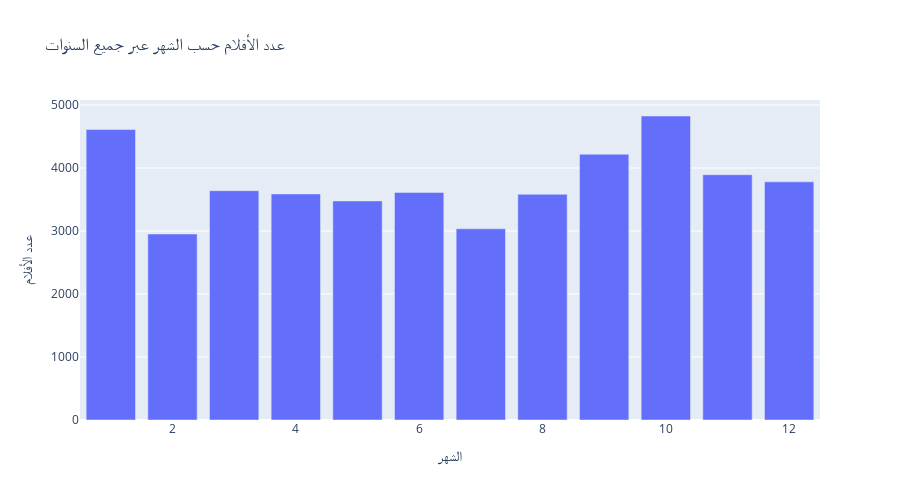

This figure's notebook cell:
### Markdown cell above
### شرح  لعدد الأفلام حسب الأشهر

- **شهر 1 (يناير)** هو الشهر اللي فيه  عدد أفلام (4611)، وهذا غالبًا بسبب **احتفالات رأس السنة** وزيادة الإنتاج والعروض الجديدة في بداية السنة.

- **شهر 2 (فبراير)** شهد انخفاض كبير  مقارنة بشهر يناير.

- من **شهر 3 إلى شهر 9**، الأعداد تتراوح بين 3000 و 4200 مع تقلبات متوسطة في الإنتاج.

- في **شهر 10 (أكتوبر)**
 عدد الأفلام وصل لذروته الثانية (4825)، وهذا  يفسر بزيادة الأفلام المرتبطة بـ**احتفالات الهالوين** 
- في الأشهر الأخيرة (11 و12)  معدل متوسط الى عالي لاقتراب الميلاد وراس سنة .

نتيجة شهر 1 و10 ذروة الافلام .

### Code cell
monthly_counts = english_movies.groupby('release_month').size().reset_index(name='movie_count')
monthly_counts = monthly_counts.sort_values('release_month').reset_index(drop=True)

fig = px.bar(monthly_counts, x='release_month', y='movie_count',
             labels={'release_month': 'الشهر', 'movie_count': 'عدد الأفلام'},
             title='عدد الأفلام حسب الشهر عبر جميع السنوات',
             height=500)

fig.show()

### Figure 1 — Plotly figure (JSON) as saved in the notebook; plotly's stock layout.template omitted (floating-point values rounded to 4 significant figures)
{"data": [{"hovertemplate": "الشهر=%{x}<br>عدد الأفلام=%{y}<extra></extra>", "legendgroup": "", "marker": {"color": "#636efa", "pattern": {"shape": ""}}, "name": "", "orientation": "v", "showlegend": false, "textposition": "auto", "type": "bar", "x": [1, 2, 3, 4, 5, 6, 7, 8, 9, 10, 11, 12], "xaxis": "x", "y": [4611, 2952, 3639, 3588, 3477, 3612, 3035, 3582, 4218, 4825, 3893, 3780], "yaxis": "y"}], "layout": {"barmode": "relative", "height": 500, "legend": {"tracegroupgap": 0}, "title": {"text": "عدد الأفلام حسب الشهر عبر جميع السنوات"}, "xaxis": {"anchor": "y", "domain": [0, 1], "title": {"text": "الشهر"}}, "yaxis": {"anchor": "x", "domain": [0, 1], "title": {"text": "عدد الأفلام"}}}}
